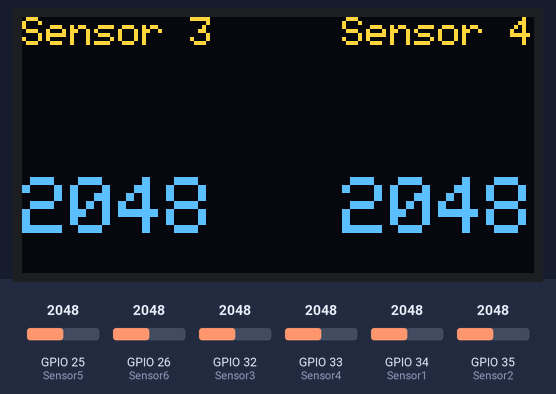
Bench run of a sketch on a simulated ESP32. On the bench: 128×64 one-colour display. The inputs (shaded band) are chosen by the test bench; at power-on: GPIO 32 (Sensor3) = 2048, GPIO 33 (Sensor4) = 2048, GPIO 25 (Sensor5) = 2048, GPIO 26 (Sensor6) = 2048, GPIO 34 (Sensor1) = 2048, GPIO 35 (Sensor2) = 2048. The OLED is the two-colour kind (top 16 rows yellow); what the sketch prints to the serial monitor is not drawn.

Above: at 1.2 s.
1.3 s: GPIO 32 (Sensor3) set to 2866
At 2.1 s:
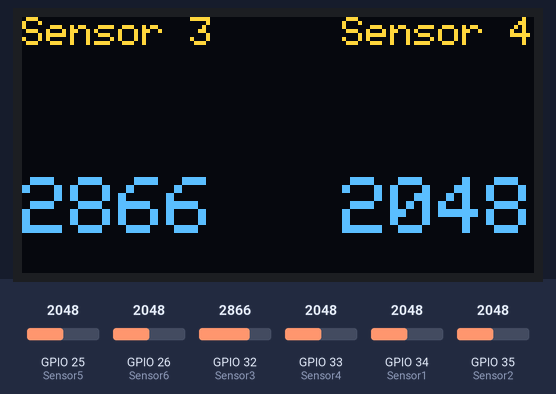
2.9 s: GPIO 33 (Sensor4) set to 2866
At 3.3 s:
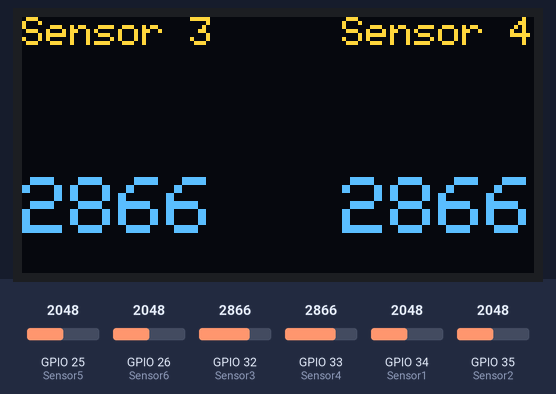
4.4 s: GPIO 32 (Sensor3) set to 3972
At 5.7 s:
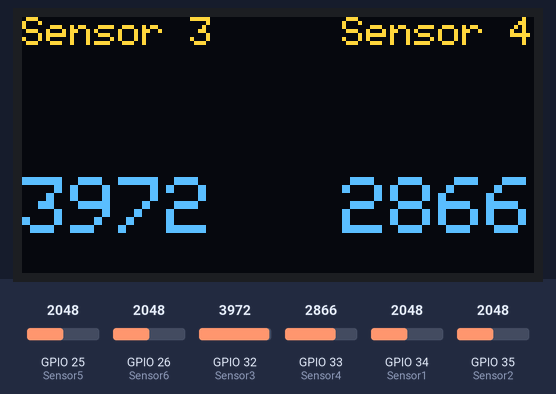
6.0 s: GPIO 33 (Sensor4) set to 3972
At 7.1 s:
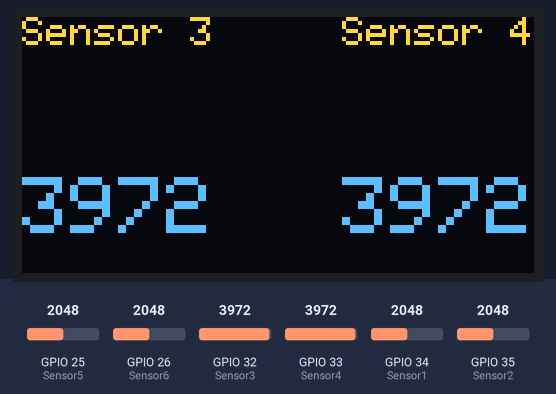
7.6 s: GPIO 32 (Sensor3) set to 1228
At 8.5 s:
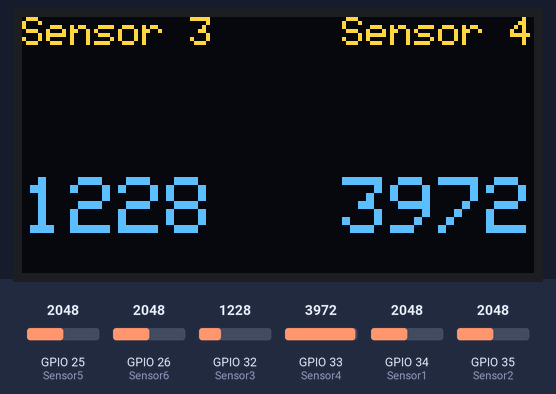
9.2 s: GPIO 33 (Sensor4) set to 1228
At 9.8 s:
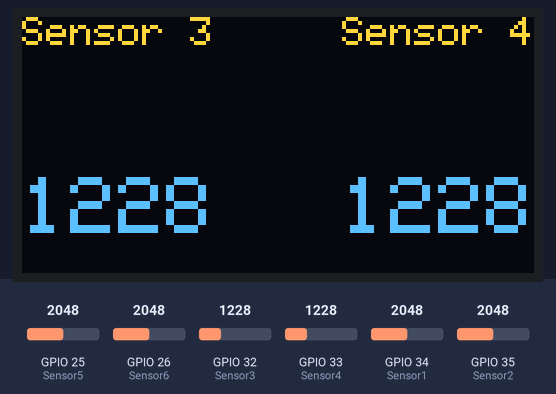
Timing chart, 0 to 11.8 s (numbered marks = the images above; inputs shaded):
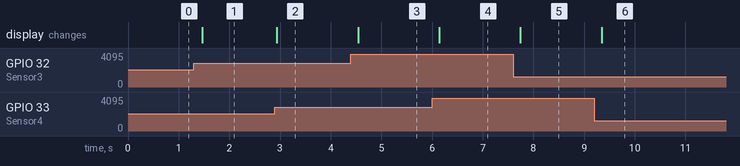

Measured:
- after the input at 1.3 s, the display: changes after 0.17 s (image 1)
- after the input at 2.9 s, the display: changes at once (image 2)
- after the input at 4.4 s, the display: changes after 0.14 s (image 3)
- after the input at 6.0 s, the display: changes after 0.14 s (image 4)
- after the input at 7.6 s, the display: changes after 0.14 s (image 5)
- after the input at 9.2 s, the display: changes after 0.15 s (image 6)

The sketch:

Appendix_A_-_IR_Value_Test.ino
```cpp
int Sensor1 = 34;
int Sensor2 = 35;
int Sensor3 = 32;
int Sensor4 = 33;
int Sensor5 = 25;
int Sensor6 = 26;


int val1 = 0;
int val2 = 0;
int val3 = 0;
int val4 = 0;
int val5 = 0;
int val6 = 0;

#define OLED_WIDTH 128
#define OLED_HEIGHT 64
#define OLED_SDA 21 // OLED display SDA pin
#define OLED_SCL 22 // OLED display SCL pin
#include <Wire.h>
#include <Adafruit_SSD1306.h>
Adafruit_SSD1306 display(OLED_WIDTH, OLED_HEIGHT);

void setup() {
  Serial.begin(9600);  // put your setup code here, to run once:
  Wire.begin();  // Initialize the I2C bus
  display.begin(SSD1306_SWITCHCAPVCC, 0x3C);  // Initialize the OLED display
  display.clearDisplay();  // Clear the display buffer
  Serial.println("Sensor 1 | Sensor 2 | Sensor 3 | Sensor 4 | Sensor 5 | Sensor 6");
}

void loop() {
  val1 = analogRead(Sensor1);
  val2 = analogRead(Sensor2);
  val3 = analogRead(Sensor3);
  val4 = analogRead(Sensor4);
  val5 = analogRead(Sensor5);
  val6 = analogRead(Sensor6);


  // Print sensor values
  Serial.print(val1);
  Serial.print("       | ");
  Serial.print(val2);
  Serial.print("       | ");
  Serial.print(val3);
  Serial.print("       | ");
  Serial.print(val4);
  Serial.print("       | ");
  Serial.print(val5);
  Serial.print("       | ");
  Serial.println(val6);

  // Print table header
  display.setTextSize(1);
  display.setTextColor(WHITE);
  display.setCursor(0, 0);
  display.print("Sensor 3");
  display.setCursor(80, 0);
  display.print("Sensor 4");

  // Print sensor values
  display.setTextSize(2);
  display.setCursor(0, 40);
  display.print(val3);
  display.setCursor(80, 40);
  display.print(val4);


  display.display();
  delay(100);
  display.clearDisplay();
}
```
